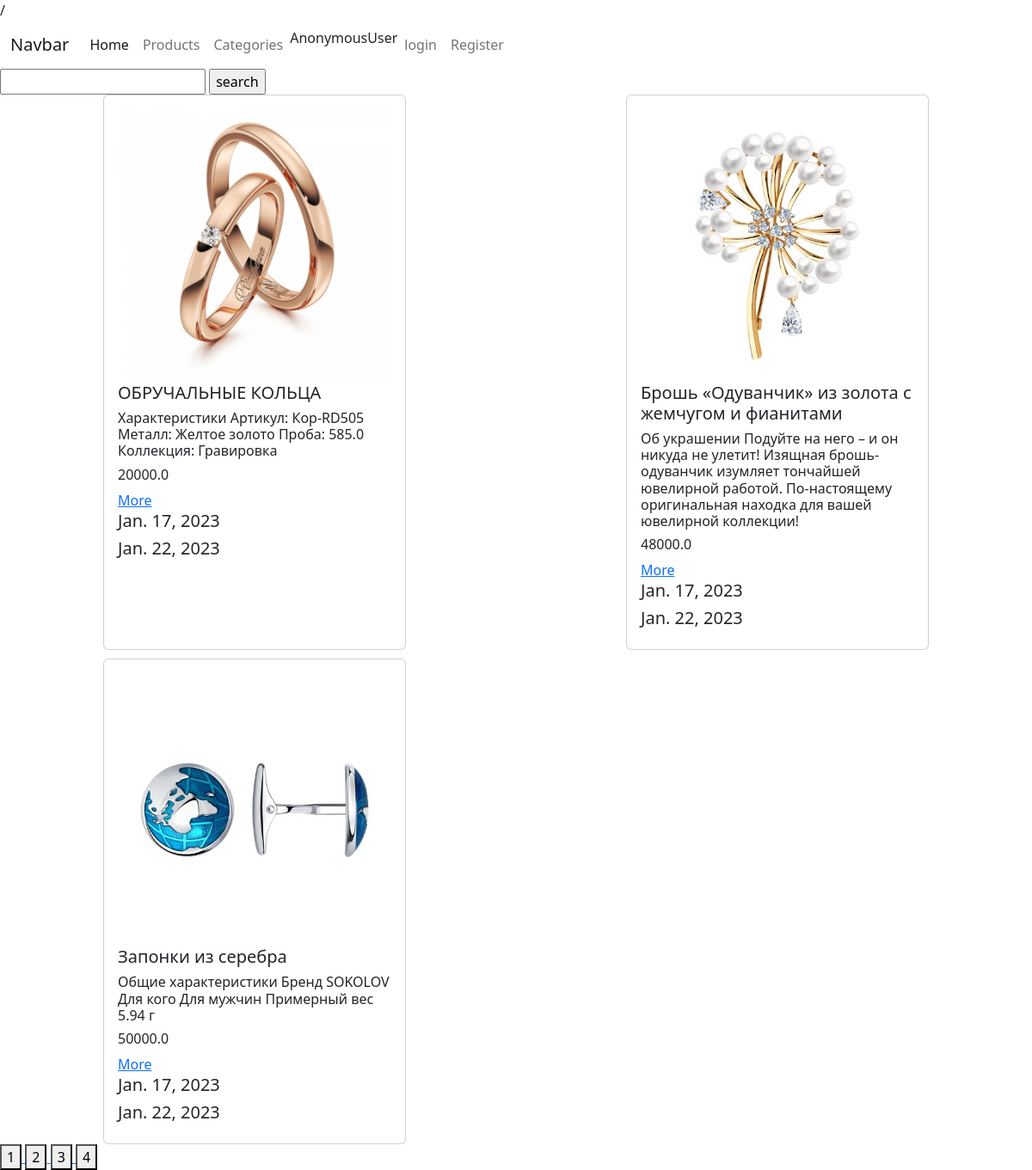
Screenshot of /products/ with the database file from the repository.
### products/models.py (models this page shows)
class Products(models.Model): # класс Python, который наследуется о модуля- django.db.models.Model.
    author = models.ForeignKey(User, on_delete=models.CASCADE, null=True)#у 1пользователя много постов
    image = models.ImageField(null=True, blank=True)
    name = models.CharField(max_length=255)
    description = models.TextField()
    price = models.FloatField()
    created_date = models.DateField(auto_now_add=True)
    modified_date = models.DateField(auto_now=True)
    category = models.ForeignKey(Category,on_delete=models.SET_NULL, null=True, blank=True)

### products/views.py (the view)
# urls.py: path('products/', Products_View.as_view()),
class Products_View(ListView):
    model = Products
    template_name = 'products/products.html'
    def get(self, request, **kwargs):
        products_1 = self.get_queryset()
        search = request.GET.get('search')
        page = int(request.GET.get('page', 1))
        if search is not None:
            products_1 = Products.objects.filter(name__icontains=search) or \
                         Products.objects.filter(description__icontains=search)
        max_page = products_1.__len__() / PAGINATION_LIMIT
        if round(max_page) < max_page:
            max_page = round(max_page) + 1
        else:
            max_page = round(max_page)
        products_1 = products_1[PAGINATION_LIMIT * (page - 1): PAGINATION_LIMIT * page]
        context = {
            'products': products_1,
            'autor': request.user,
            'max_page': range(1, max_page + 1),
            'user': request.user
        }
        return render(request, self.template_name, context=context)

### templates/products/products.html (shortened to what this page needs)
{% extends 'layouts/index.html' %}
{% block content %}
    <form action="/products" method="get">
            <input type="text" name="search">
            <input type="submit" value="search">
    </form>
    <div class="products">
        {% for i in products %}
            <div class="card" style="width: 22rem;">
                <div class="card-body">
                    {% if i.image %}
                        <img class="pr_image" src="/media/{{ i.image }}/">
                    {% else %}
                        <img class="pr_image" src="/media/def.jpg/">
                    {% endif %}
                    <h5>{{ i.name }}</h5>
                    <h6 class="card-title">{{ i.description }}</h6>
                    <h6 class="card-title">{{ i.price }}</h6>
                    <a href="/products/{{ i.id }}" class="card-link">More</a>
                    <div class="dates">
                        <h5> {{ i.created_date }} </h5>
                        <h5> {{ i.modified_date }} </h5>
                    </div>
                </div>
            </div>
        {% endfor %}
    </div>
    <div class="pages">
        {% for page in max_page %}
            <a href="/products/?page={{ page }}">
                <button>{{ page }}</button>
            </a>
        {% endfor %}
    </div>
{% endblock %}

### templates/products/products.html (style rules this page uses)
.products { width: 80%; margin-left: 10%; display: flex; flex-wrap: wrap; gap: 10px; justify-content: space-between; }
.pr_image { width: 100%; }
.card { width: 200px; }

### rows the page displays
Products: image (picture), name "ОБРУЧАЛЬНЫЕ КОЛЬЦА", description "Характеристики Артикул: Кор-RD505 Металл: Желтое золото Проба: 585.0 Коллекция: Гравировка", price "20000.0", created_date "Jan. 17, 2023", modified_date "Jan. 22, 2023"
Products: image (picture), name "Брошь «Одуванчик» из золота с жемчугом и фианитами", description "Об украшении Подуйте на него – и он никуда не улетит! Изящная брошь-одуванчик изумляет тончайшей ювелирной работой. По-настоящему оригинальная находка для вашей ювелирной коллекции!", price "48000.0", created_date "Jan. 17, 2023", modified_date "Jan. 22, 2023"
Products: image (picture), name "Запонки из серебра", description "Общие характеристики Бренд SOKOLOV Для кого Для мужчин Примерный вес 5.94 г", price "50000.0", created_date "Jan. 17, 2023", modified_date "Jan. 22, 2023"

### other values shown
{{ user }} "AnonymousUser"
{{ page }} "1" "2" "3" "4"
